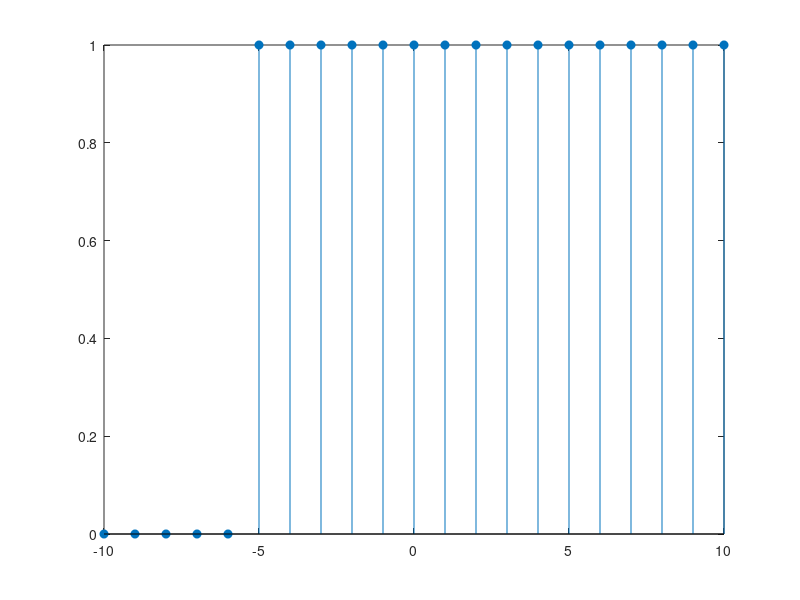

MATLAB code to generate this figure:
n = -10:10;
x = zeros(1, length(n));

% Unit Ramp Signal
for i =1:length(n)
    if n(i) >= 0
        x(i) = n(i);
    endif
end

% Shifting
% stem(n-2,x,"filled");

% Reversal
% stem(-n-2,x,"filled");




% Unit Step Signal
% x_step = zeros(1, length(n));
% for i =1:length(n)
%     if n(i) >= 0
%         x_step(i) = 1;
%     endif
% end


% Unit Step Signal Negative Time Shifting by 5, time shifting, not amplitude shifting
x = zeros(1, length(n));
for i =1:length(n)
    if n(i) + 5 >= 0
        x(i) = 1;
    endif
end
stem(n, x, "filled");



% Mirror
% stem(-n,x,"filled");


pause
